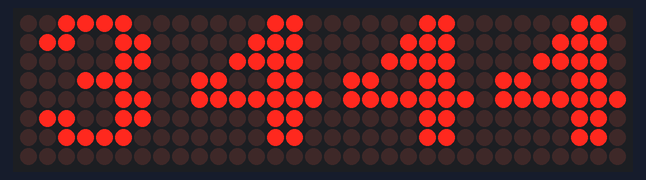
Simulated run of this program. Board: ESP8266 board running MicroPython. Shown: 32×8 LED matrix. Library files of the repository ran but are not shown: max7219m.py. At 0.0 s the program stops and its outputs stay as they are.

Above: at 0.1 s.

The program:

matrix_test.py
```python
from drivers import max7219m
from machine import Pin, SPI

#Wemos D1 Mini   max7219 8x8 LED Matrix
#    5V          VCC
#    GND         GND
#    D7 MOSI     DIN
#    D8          CS
#    D5 SCK      CLK

spi = SPI(1, baudrate=10000000, polarity=0, phase=0)
display = max7219m.Max7219M(spi, Pin(15), 4)
display.brightness(0)
display.fill(0)
display.text('1234',0,0,1)
display.show()

display.fill(0)
display.show()

display.pixel(0,0,1)
display.pixel(1,1,1)
display.hline(0,4,8,1)
display.vline(4,0,8,1)
display.line(8, 0, 16, 8, 1)
display.rect(17,1,6,6,1)
display.fill_rect(25,1,6,6,1)
display.show()

display.fill(0)
display.text('dead',0,0,1)
display.text('beef',32,0,1)
display.show()

display.fill(0)
display.text('12345678',0,0,1)
display.show()
display.scroll(-8,0) # 23456788
display.scroll(-8,0) # 34567888
display.show()
```
